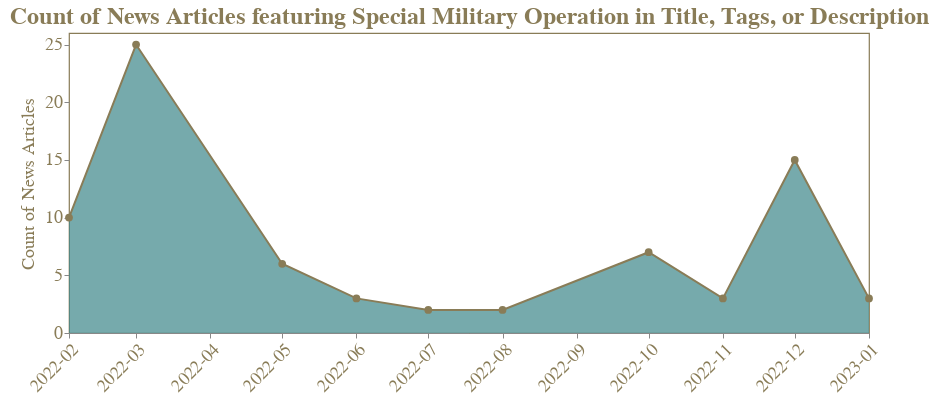

Notebook cell for this chart:
### Markdown cell above
## Frequent use of Catchy Slogans: *Special Military Operation*

### Code cell
get_chart(
    df_scraped, smo, "year_month", "Count of News Articles",
).configure_view(strokeWidth=1.2, stroke="#897C57")

### Figure 1 — Vega-Lite specification as saved in the notebook (floating-point values rounded to 4 significant figures)
{"config": {"view": {"continuousWidth": 400, "continuousHeight": 300, "stroke": "#897C57", "strokeWidth": 1.2}}, "layer": [{"mark": {"type": "area", "color": "#3C8689", "fillOpacity": 0.7}, "encoding": {"x": {"axis": {"format": "%Y-%m", "grid": false, "labelAngle": -45, "labelColor": "#897C57", "labelFont": "Franklin Gothic Demi Cond", "labelFontSize": 18, "ticks": true, "title": null}, "field": "year_month", "type": "temporal"}, "y": {"axis": {"domain": false, "grid": false, "gridWidth": 0.5, "labelColor": "#897C57", "labelFont": "Franklin Gothic Demi Cond", "labelFontSize": 18, "ticks": true, "titleColor": "#897C57", "titleFontSize": 35, "titleFontStyle": "Franklin Gothic Demi Cond"}, "field": "Count of News Articles", "type": "quantitative"}}}, {"mark": {"type": "line", "color": "#897C57"}, "encoding": {"x": {"field": "year_month", "type": "temporal"}, "y": {"field": "Count of News Articles", "type": "quantitative"}}}, {"mark": {"type": "point", "color": "#897C57", "filled": true, "opacity": 1, "size": 60}, "encoding": {"x": {"field": "year_month", "type": "temporal"}, "y": {"field": "Count of News Articles", "type": "quantitative"}}}], "data": {"name": "data-9bc0274982cbdfe896ed292dc8f53a7e"}, "height": 300, "title": {"text": ["Count of News Articles featuring Special Military Operation in Title, Tags, or Description"], "font": "Franklin Gothic", "fontSize": 24, "color": "#897C57"}, "width": 800, "$schema": "https://vega.github.io/schema/vega-lite/v4.17.0.json", "datasets": {"data-9bc0274982cbdfe896ed292dc8f53a7e": [{"year_month": "2022-02-01T00:00:00", "Count of News Articles": 10, "Sum of Video Duration (hours)": 0.6311}, {"year_month": "2022-03-01T00:00:00", "Count of News Articles": 25, "Sum of Video Duration (hours)": 1.976}, {"year_month": "2022-05-01T00:00:00", "Count of News Articles": 6, "Sum of Video Duration (hours)": 0.2372}, {"year_month": "2022-06-01T00:00:00", "Count of News Articles": 3, "Sum of Video Duration (hours)": 0.1756}, {"year_month": "2022-07-01T00:00:00", "Count of News Articles": 2, "Sum of Video Duration (hours)": 0.06917}, {"year_month": "2022-08-01T00:00:00", "Count of News Articles": 2, "Sum of Video Duration (hours)": 0.06417}, {"year_month": "2022-10-01T00:00:00", "Count of News Articles": 7, "Sum of Video Duration (hours)": 0.3753}, {"year_month": "2022-11-01T00:00:00", "Count of News Articles": 3, "Sum of Video Duration (hours)": 0.05083}, {"year_month": "2022-12-01T00:00:00", "Count of News Articles": 15, "Sum of Video Duration (hours)": 1.275}, {"year_month": "2023-01-01T00:00:00", "Count of News Articles": 3, "Sum of Video Duration (hours)": 0.05472}]}}
